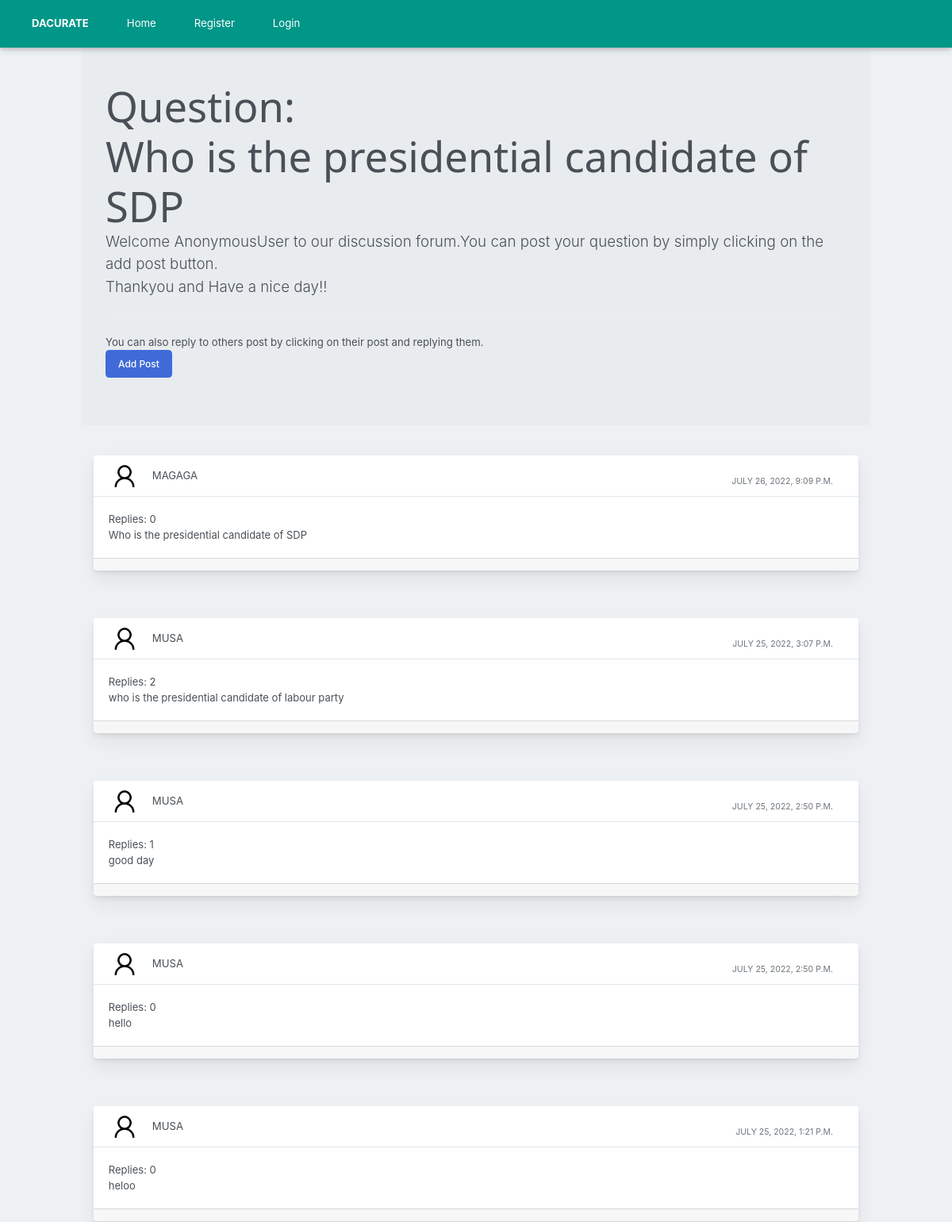
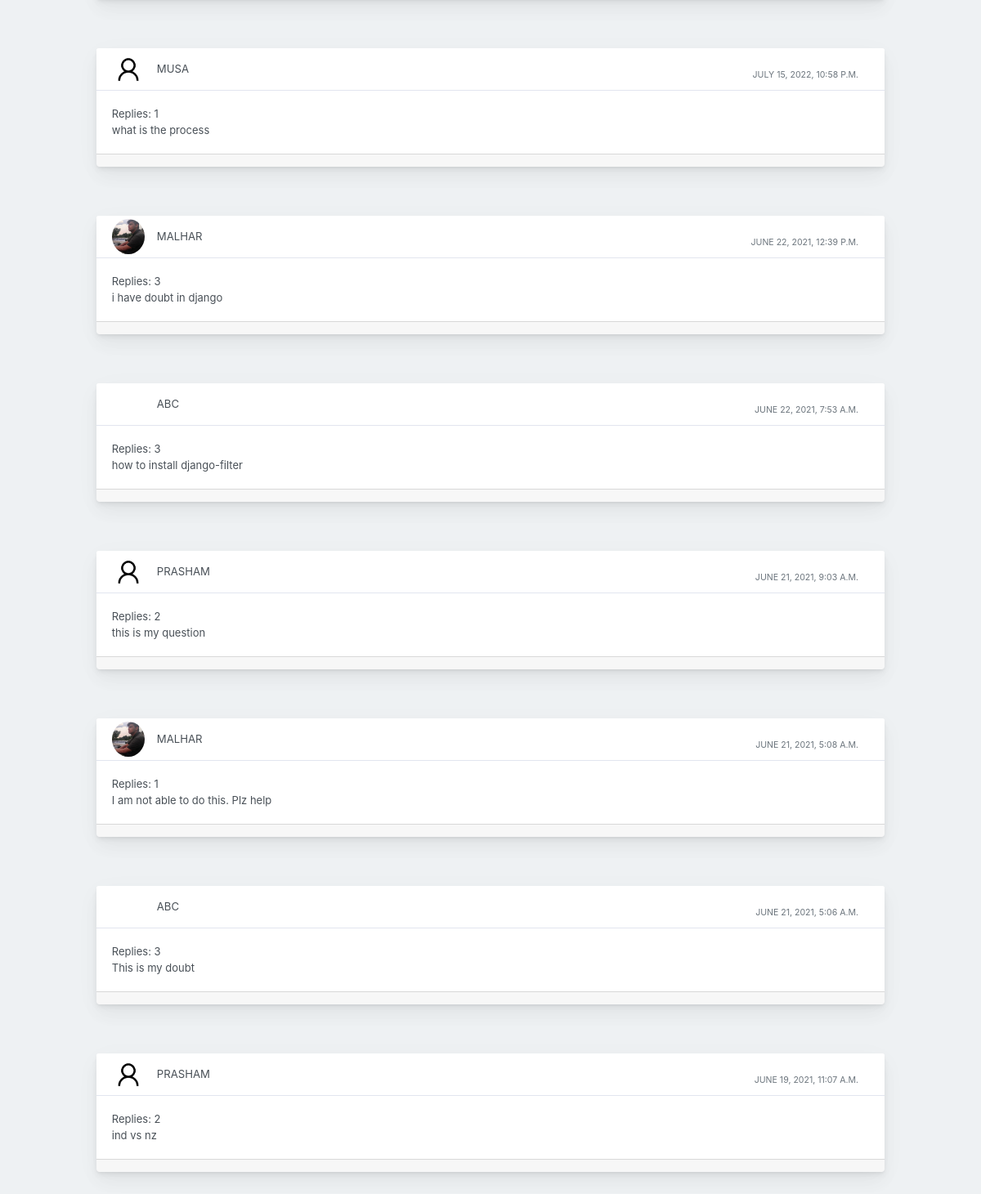
The page / on the database its author committed (2 pictures, top to bottom).
### profile_of_user/models.py (models this page shows)
class Post(models.Model):
    user1 = models.ForeignKey(User, on_delete=models.CASCADE, default=1)
    post_id = models.AutoField
    post_content = models.CharField(max_length=5000)
    timestamp= models.DateTimeField(default=now)
    image = models.ImageField(upload_to="images",default="")

### profile_of_user/views.py (the view, shortened to what this page needs)
# urls.py: path("", views.forum, name="Forum"),
def forum(request):
    profile = Profile.objects.all()
    pose= Post.objects.all().last().post_content
    replie= len(Replie.objects.all().last().reply_content)
    posts = Post.objects.annotate(count_replies=Count("replie")).order_by('-timestamp')
    return render(request, "forum.html", {'posts':posts,'pose':pose,'replie':replie})

### templates/forum.html (shortened to what this page needs)
{% extends 'basic.html' %}
{% block body %}
{% load static %}
<div class="container my-4">
<div class="jumbotron">
    <h1 class="display-4">Question:</h1>
    <h1 class="display-4">{{pose}}</h1>
    <p class="lead">Welcome {{request.user}} to our discussion forum.You can post your question  by simply clicking on the add post button. <br> Thankyou and Have a nice day!!</p>
    <hr class="my-4">
    <p>You can also reply to others post by clicking on their post and replying them.</p>
      <button class="btn btn-primary btn-lg" data-target="#questions" data-toggle="modal" role="button">Add Post</button>
    </div>
    {% for post in posts %}
    <div class="container-fluid mt-10">
      <div class="row">
          <div class="col-md-12">
              <div class="card mb-4">
                  <div class="card-header">
                      <div class="media flex-wrap w-100 align-items-center"> <img src="/media/{{post.image}}"
                              class="d-block ui-w-40 rounded-circle" alt="">
                          <div class="media-body ml-3"> <a href="/discussion/{{post.id}}" data-abc="true">{{post.user1}}</a>
                          </div>
                          <div class="text-muted small ml-3">
                            <div class="px-4 pt-3">{{post.timestamp}} </div>
                          </div>
                      </div>
                  </div>
                  <div class="card-body">
                    <p>Replies: {{post.count_replies}}</p>
                      <p>{{post.post_content}}</p>
                  </div>
                  <div class="card-footer d-flex flex-wrap justify-content-between align-items-center px-0 pt-0 pb-3">
                  </div>
              </div>
          </div>
      </div>
  </div>
  {% endfor %}
</div>
    {% endblock %}

### templates/basic.html (shortened to what this page needs)
{% load static %}
<!doctype html>
<html lang="en">
  <head>
    <link rel="stylesheet" href="https://stackpath.bootstrapcdn.com/bootstrap/4.2.1/css/bootstrap.min.css">
    <link rel="stylesheet" href="{% static 'w3.css' %}" >
    <script src="{% static 'tailwind.css' %}" %} ></script>
  </head>
  <body>
<div class="w3-top">
  <div class="w3-bar w3-teal w3-card w3-padding">
    <a href="#" class="w3-bar-item w3-button w3-padding-large" style="font-weight: bold;">DACURATE</a>
    <a href="#band" class="w3-bar-item w3-button w3-padding-large w3-hide-small">Home</a>
    {% if user.is_authenticated %}
    <a href="/myprofile" class="w3-bar-item w3-button w3-padding-large w3-hide-small">profile</a>
    <a href="/logout" class="w3-bar-item w3-button w3-padding-large w3-hide-small">logout</a>
    <div class="w3-dropdown-hover w3-hide-small w3-right">
      <button class="w3-padding-large w3-button" title="More">
        <div class="w-8 h-8 overflow-hidden border-2 border-gray-400 rounded-full">
            <img src="{% static 'user2.png' %}" class="object-cover w-full h-full" alt="avatar">
        </div>
        </button>
        <div class="w3-dropdown-content w3-bar-block w3-card-4">
        <a href="/profile" class="w3-bar-item w3-button">Profile</a>
        <a href="/logout" class="w3-bar-item w3-button">Logout</a>
        </div>
        </div>
        {% else %}
        <a href="/register" class="w3-bar-item w3-button w3-padding-large {% block registeractive %} {% endblock registeractive %}">Register</a>
        <a href="/login" class="w3-bar-item w3-button w3-padding-large {% block loginactive %} {% endblock loginactive %}">Login</a>
        {% endif %}
</div>
</div>
<br>
</body>
{% block body %} {% endblock %}
</html>

### static/w3.css (style rules this page uses)
html { box-sizing:border-box }
*,*:before,*:after { box-sizing:inherit }
html { -ms-text-size-adjust:100%;-webkit-text-size-adjust:100% }
body { margin:0 }
a { background-color:transparent;-webkit-text-decoration-skip:objects }
img { border-style:none }
hr { box-sizing:content-box;height:0;overflow:visible }
button,input,select,textarea { font:inherit;margin:0 }
button,input { overflow:visible }
button,select { text-transform:none }
button,html [type=button],[type=reset],[type=submit] { -webkit-appearance:button }
html,body { font-family:Verdana,sans-serif;font-size:15px;line-height:1.5 }
html { overflow-x:hidden }
h1 { font-size:36px }
h1,h2,h3,h4,h5,h6 { font-family:"Segoe UI",Arial,sans-serif;font-weight:400;margin:10px 0 }
hr { border:0;border-top:1px solid #eee;margin:20px 0 }
img { vertical-align:middle }
a { color:inherit }
.w3-btn,.w3-button { border:none;display:inline-block;padding:8px 16px;vertical-align:middle;overflow:hidden;text-decoration:none;color:inherit;background-color:inherit;text-align:center;cursor:pointer;white-space:nowrap }
.w3-btn,.w3-button { -webkit-touch-callout:none;-webkit-user-select:none;-khtml-user-select:none;-moz-user-select:none;-ms-user-select:none;user-select:none }
.w3-bar { width:100%;overflow:hidden }
.w3-bar .w3-bar-item { padding:8px 16px;float:left;width:auto;border:none;display:block;outline:0 }
.w3-bar .w3-button { white-space:normal }
.w3-container:after,.w3-container:before,.w3-panel:after,.w3-panel:before,.w3-row:after,.w3-row:before,.w3-row-padding:after,.w3-row-padding:before, .w3-cell-row:before,.w3-cell-row:after,.w3-clear:after,.w3-clear:before,.w3-bar:before,.w3-bar:after { content:"";display:table;clear:both }
.w3-top,.w3-bottom { position:fixed;width:100%;z-index:1 }
.w3-top { top:0 }
.w3-card,.w3-card-2 { box-shadow:0 2px 5px 0 rgba(0,0,0,0.16),0 2px 10px 0 rgba(0,0,0,0.12) }
.w3-padding { padding:8px 16px!important }
.w3-padding-large { padding:12px 24px!important }
.w3-teal,.w3-hover-teal:hover { color:#fff!important;background-color:#009688!important }

### rows shown on the page
Post: post_content "Who is the presidential candidate of SDP", image (placeholder picture), user1 "MAGAGA", timestamp "JULY 26, 2022, 9:09 P.M.", count_replies "0"
Post: image (placeholder picture), user1 "MUSA", timestamp "JULY 25, 2022, 3:07 P.M.", count_replies "2", post_content "who is the presidential candidate of labour party"
Post: image (placeholder picture), user1 "MUSA", timestamp "JULY 25, 2022, 2:50 P.M.", count_replies "1", post_content "good day"
Post: image (placeholder picture), user1 "MUSA", timestamp "JULY 25, 2022, 2:50 P.M.", count_replies "0", post_content "hello"
Post: image (placeholder picture), user1 "MUSA", timestamp "JULY 25, 2022, 1:21 P.M.", count_replies "0", post_content "heloo"
Post: image (placeholder picture), user1 "MUSA", timestamp "JULY 15, 2022, 10:58 P.M.", count_replies "1", post_content "what is the process"
Post: image (picture), user1 "MALHAR", timestamp "JUNE 22, 2021, 12:39 P.M.", count_replies "3", post_content "i have doubt in django"
Post: user1 "ABC", timestamp "JUNE 22, 2021, 7:53 A.M.", count_replies "3", post_content "how to install django-filter"
Post: image (placeholder picture), user1 "PRASHAM", timestamp "JUNE 21, 2021, 9:03 A.M.", count_replies "2", post_content "this is my question"
Post: image (picture), user1 "MALHAR", timestamp "JUNE 21, 2021, 5:08 A.M.", count_replies "1", post_content "I am not able to do this. Plz help"
Post: user1 "ABC", timestamp "JUNE 21, 2021, 5:06 A.M.", count_replies "3", post_content "This is my doubt"
Post: image (placeholder picture), user1 "PRASHAM", timestamp "JUNE 19, 2021, 11:07 A.M.", count_replies "2", post_content "ind vs nz"

### other values the page prints
{{ request.user }} "AnonymousUser"
